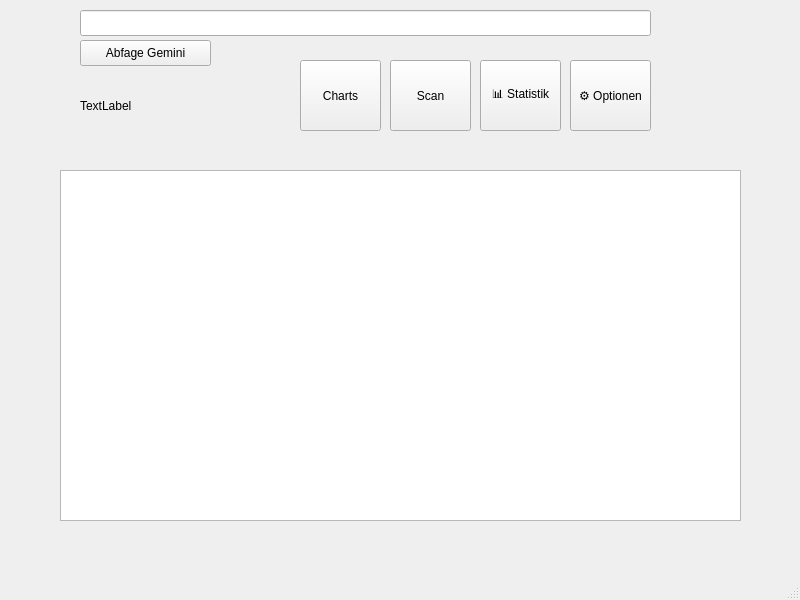
<?xml version="1.0" encoding="UTF-8"?>
<ui version="4.0">
 <class>MainWindow</class>
 <widget class="QMainWindow" name="MainWindow">
  <property name="geometry">
   <rect>
    <x>0</x>
    <y>0</y>
    <width>800</width>
    <height>600</height>
   </rect>
  </property>
  <property name="windowTitle">
   <string>MainWindow</string>
  </property>
  <widget class="QWidget" name="centralwidget">
   <widget class="QLineEdit" name="input_field">
    <property name="geometry">
     <rect>
      <x>80</x>
      <y>10</y>
      <width>571</width>
      <height>26</height>
     </rect>
    </property>
   </widget>
   <widget class="QPushButton" name="btn_send">
    <property name="geometry">
     <rect>
      <x>80</x>
      <y>40</y>
      <width>131</width>
      <height>26</height>
     </rect>
    </property>
    <property name="text">
     <string>Abfage Gemini</string>
    </property>
   </widget>
   <widget class="QLabel" name="status_label">
    <property name="geometry">
     <rect>
      <x>80</x>
      <y>80</y>
      <width>561</width>
      <height>51</height>
     </rect>
    </property>
    <property name="text">
     <string>TextLabel</string>
    </property>
   </widget>
   <widget class="QTableWidget" name="table_result">
    <property name="geometry">
     <rect>
      <x>60</x>
      <y>170</y>
      <width>681</width>
      <height>351</height>
     </rect>
    </property>
   </widget>
   <widget class="QPushButton" name="btn_open_chart">
    <property name="geometry">
     <rect>
      <x>300</x>
      <y>60</y>
      <width>81</width>
      <height>71</height>
     </rect>
    </property>
    <property name="text">
     <string>Charts</string>
    </property>
   </widget>
   <widget class="QPushButton" name="btn_service">
    <property name="geometry">
     <rect>
      <x>390</x>
      <y>60</y>
      <width>81</width>
      <height>71</height>
     </rect>
    </property>
    <property name="text">
     <string>Scan</string>
    </property>
   </widget>
      <widget class="QPushButton" name="btn_statistics">
    <property name="geometry">
     <rect>
      <x>480</x>
      <y>60</y>
      <width>81</width>
      <height>71</height>
     </rect>
    </property>
    <property name="text">
     <string>📊 Statistik</string>
    </property>
   </widget>
   <widget class="QPushButton" name="btn_properties">
    <property name="geometry">
     <rect>
      <x>570</x>
      <y>60</y>
      <width>81</width>
      <height>71</height>
     </rect>
    </property>
    <property name="text">
     <string>⚙ Optionen</string>
    </property>
    <property name="toolTip">
     <string>Anwendungs-Einstellungen (Candle-Limits, Seitengrößen, etc.)</string>
    </property>
   </widget>
  </widget>
  <widget class="QMenuBar" name="menubar">
   <property name="geometry">
    <rect>
     <x>0</x>
     <y>0</y>
     <width>800</width>
     <height>33</height>
    </rect>
   </property>
  </widget>
  <widget class="QStatusBar" name="statusbar"/>
 </widget>
 <resources/>
 <connections/>
</ui>
